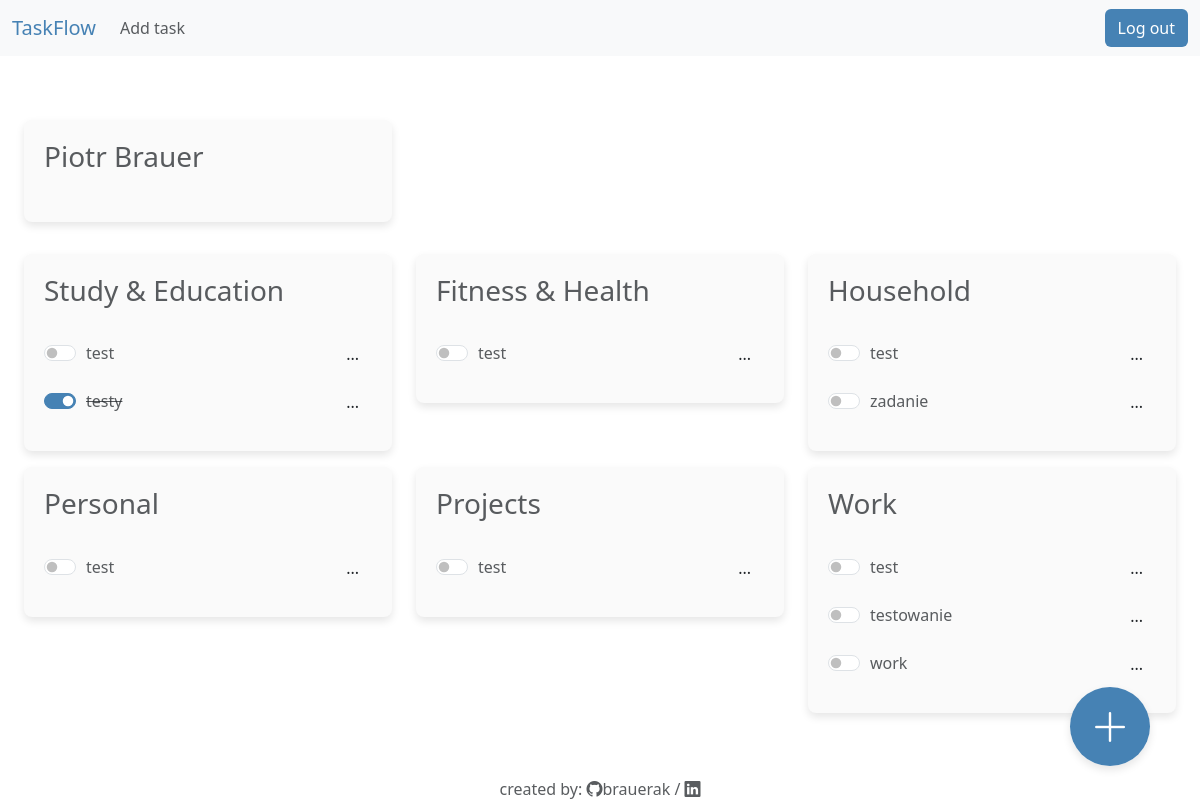
Before: / (signed in) with the older database file.
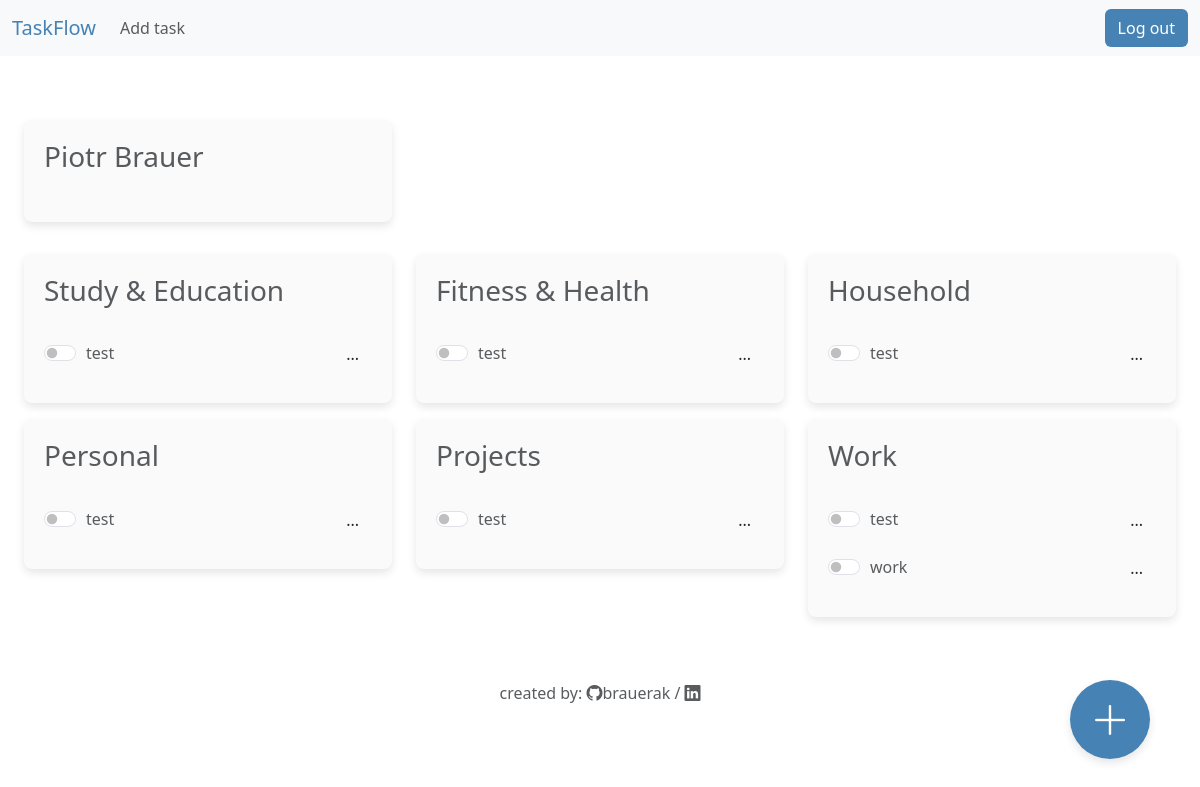
After: the same page with the newer database file.
### models.py (models this page shows)
class User(Base):
    __tablename__ = 'users'
    id = Column(Integer, primary_key=True)
    email = Column(String)
    password = Column(String(128))
    first_name = Column(String)
    last_name = Column(String)
    created_at = Column(DateTime, default=datetime.utcnow)
    tasks = relationship("Task", back_populates="user")

class Task(Base):
    __tablename__ = 'tasks'
    id = Column(Integer, primary_key=True)
    user_id = Column(Integer, ForeignKey('users.id'))
    title = Column(String)
    description = Column(String, default='none')
    category = Column(Enum(Categories))
    completed = Column(Boolean, default=False)
    priority = Column(Enum(PriorityLevel))
    created_at = Column(DateTime, default=datetime.utcnow)
    user = relationship("User", back_populates="tasks")

### app.py (the view)
@app.route("/")
@login_required
def index():
    if "user_id" in session:
        user_id = session["user_id"]
        user_data = db_session.query(User).filter_by(id=user_id).all()
        tasks = db_session.query(Task).filter_by(user_id=user_id).order_by( Task.category, Task.completed).all()
        tasks_by_category = defaultdict(list)
        for task in tasks:
            tasks_by_category[task.category.value].append(task)
        return render_template("index.html", user_data=user_data, tasks_by_category=tasks_by_category)
    else:
        return redirect("login.html")

### helpers.py (called while the page is built)
def login_required(f):
    @wraps(f)
    def decorated_function(*args, **kwargs):
        if session.get("user_id") is None:
            return redirect("/login")
        return f(*args, **kwargs)
    return decorated_function

### templates/index.html (shortened to what this page needs)
{% extends "layout.html" %}
{% block login %}
<a class="btn" style="background-color: steelblue; color: white;" href="/logout">Log out</a>
{% endblock %}
{% block main %}
<div class="container-fluid mt-3">
  <div class="row justify-content-start mb-3">
    <div class="col-md-4 mb-3">
      <div class="task-list">
        <header class="task-list-header text-center text-muted">
          {% if user_data %}
            {% for user in user_data %}
                <h3>{{ user.first_name }} {{ user.last_name }}</h3>
            {% endfor %}
          {% endif %}
        </header>
      </div>
    </div>
  </div>
  <div class="row">
    {% for category_name, tasks in tasks_by_category.items() %}
        {% if tasks %}
        <div class="col-md-4 mb-3">
        <div class="task-list">
            <header class="task-list-header text-muted">
            <h3>{{ category_name }}</h3>
            </header>
            <ul class="tasks">
                {% for task in tasks %}
                <li class="task">
                <form class="form-check form-switch" action="{{ url_for('toggle_task', task_id=task.id) }}" method="post">
                    <input class="form-check-input" type="checkbox" role="switch" id="task-{{ task.id }}" onchange="this.form.submit()"{{ 'checked' if task.completed}}>
                    <label class="form-check-label {{ 'task-completed' if task.completed }} text-muted" for="task-{{ task.id }}">{{ task.title }}</label>
                </form>
                <button
                type="button"
                class="btn"
                data-bs-toggle="modal"
                data-bs-target="#taskModal-{{ task.id }}"
                >
                ...
                </button>
            </li>
            {% endfor %}
            </ul>
        </div>
        </div>
        {% endif %}
    {% endfor %}
  </div>
</div>
<div class="add_icon">
  <a class="bi bi-plus-lg" href="/addtask"></a>
</div>
{% endblock %}

Changed rows visible on the page:
removed Task: title "testy", completed True (drawn), shown under "Study & Education"
removed Task: title "zadanie", shown under "Household"
removed Task: title "testowanie", shown under "Work"
